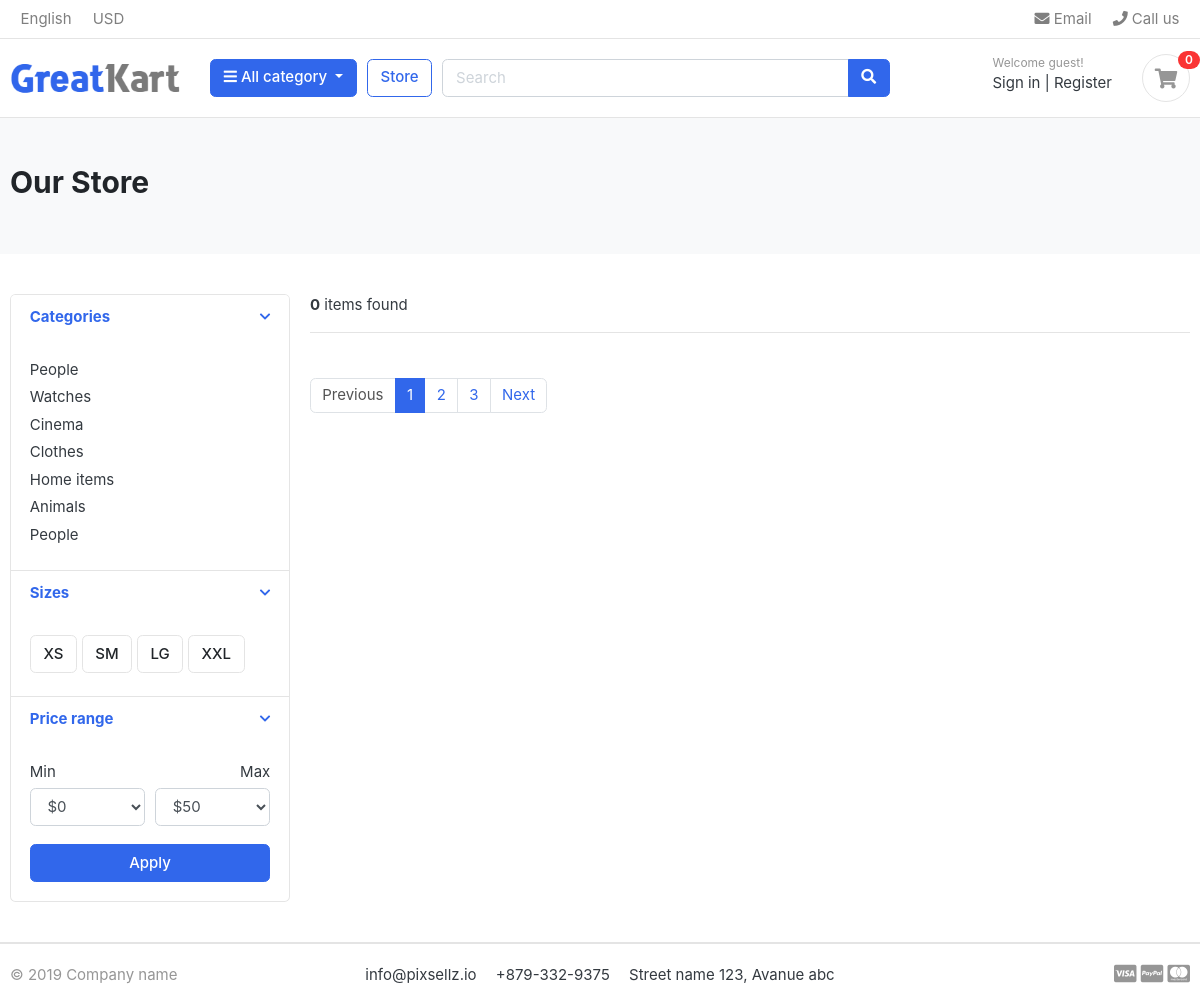
The page /store/ on the database as committed earlier.
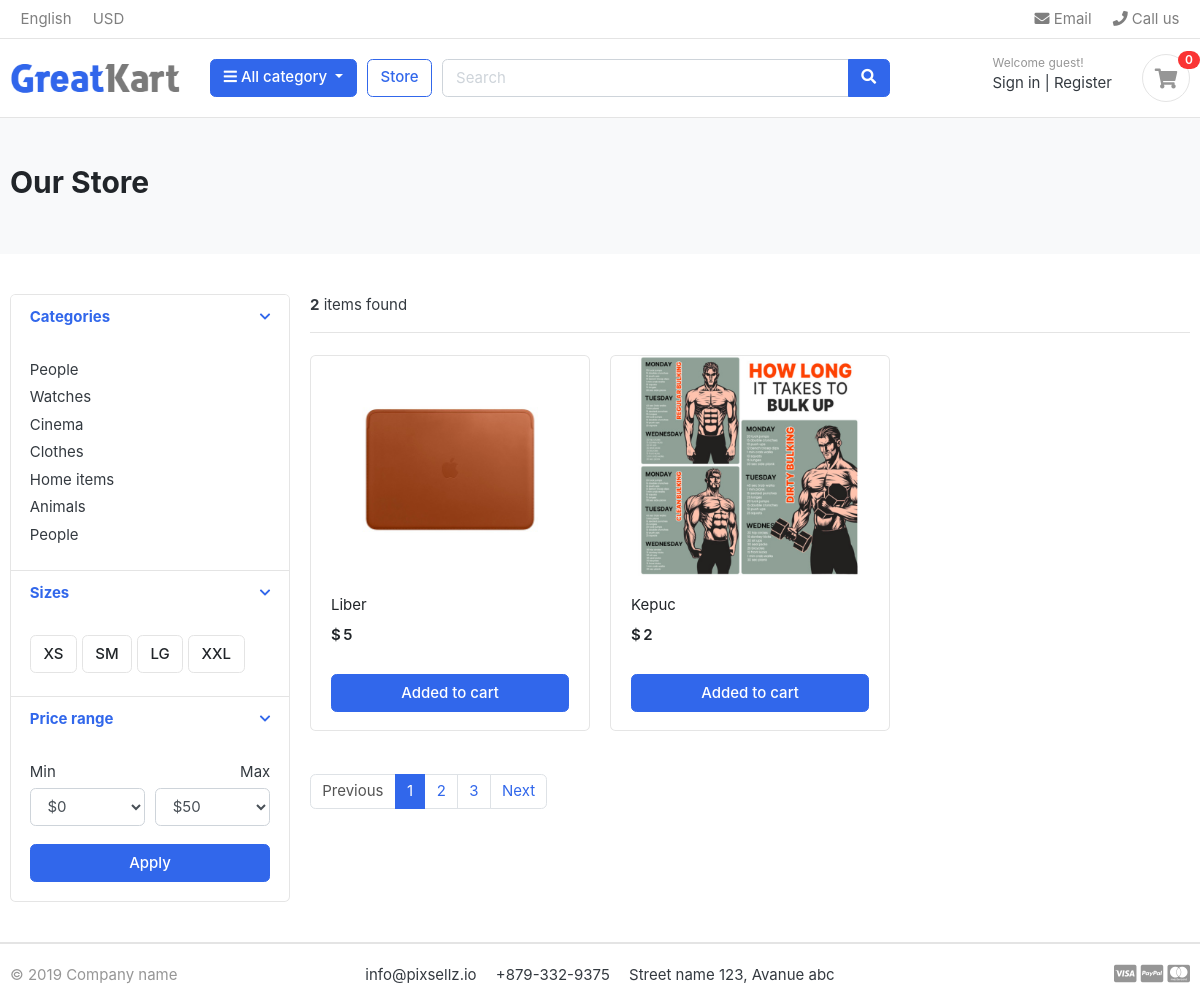
The same page on the database as committed later.
### store/models.py (models this page shows)
class Product(models.Model):
    product_name = models.CharField(max_length = 200, unique = True)
    slug         = models.SlugField(max_length = 200, unique = True)
    description  = models.TextField(max_length = 500, blank = True)
    price        = models.IntegerField()
    images       = models.ImageField(upload_to = 'photos/products')
    stock        = models.IntegerField()
    is_available = models.BooleanField(default = True)
    category     = models.ForeignKey(Category, on_delete = models.CASCADE)
    created_date = models.DateTimeField(auto_now_add = True)
    modified_date =  models.DateTimeField(auto_now = True)

### store/views.py (the view)
# urls.py: path('store/', include('store.urls')),
def store(request,category_slug=None):
     categories = None
     products = None
     if category_slug != None:
          categories = get_object_or_404(Category, slug=category_slug)
          products = Product.objects.filter(category=categories, is_available=True)
          product_count = products.count()
     else:
          products = Product.objects.all().filter(is_available=True)
          product_count = products.count()
     context =  {
          'products': products,
          'product_count': product_count,
          }
     return render (request, 'store/store.html', context)

### templates/store/store.html (shortened to what the changed rows need)
{% extends 'base.html' %}
{% load static %}
{% block content %}
<section class="section-pagetop bg">
<div class="container">
    <h2 class="title-page">Our Store</h2>
</div>
</section>
<section class="section-content padding-y">
<div class="container">
<div class="row">
    <main class="col-md-9">
<header class="border-bottom mb-4 pb-3">
        <div class="form-inline">
            <span class="mr-md-auto"> <b>{{ product_count }}</b> items found </span>
        </div>
</header>
<div class="row">
    {% for product in products %}
    <div class="col-md-4">
        <figure class="card card-product-grid">
            <div class="img-wrap">
                <img src="{{ product.images.url }}">
            </div>
            <figcaption class="info-wrap">
                <div class="fix-height">
                    <a href="./product-detail.html" class="title">{{ product.product_name }}</a>
                    <div class="price-wrap mt-2">
                        <span class="price">$ {{ product.price }} </span>
                    </div>
                </div>
                <a href="#" class="btn btn-block btn-primary">Added to cart </a>
            </figcaption>
        </figure>
    </div>
    {% endfor %}
</div>
    </main>
</div>
</div>
</section>
{% endblock %}

Rows that differ between the two databases and show on the page:
added Product: images (picture), product_name "Liber", price "5"
added Product: images (picture), product_name "Kepuc", price "2"
Other text that changed with them:
{{ product_count }}: "0" → "2"
